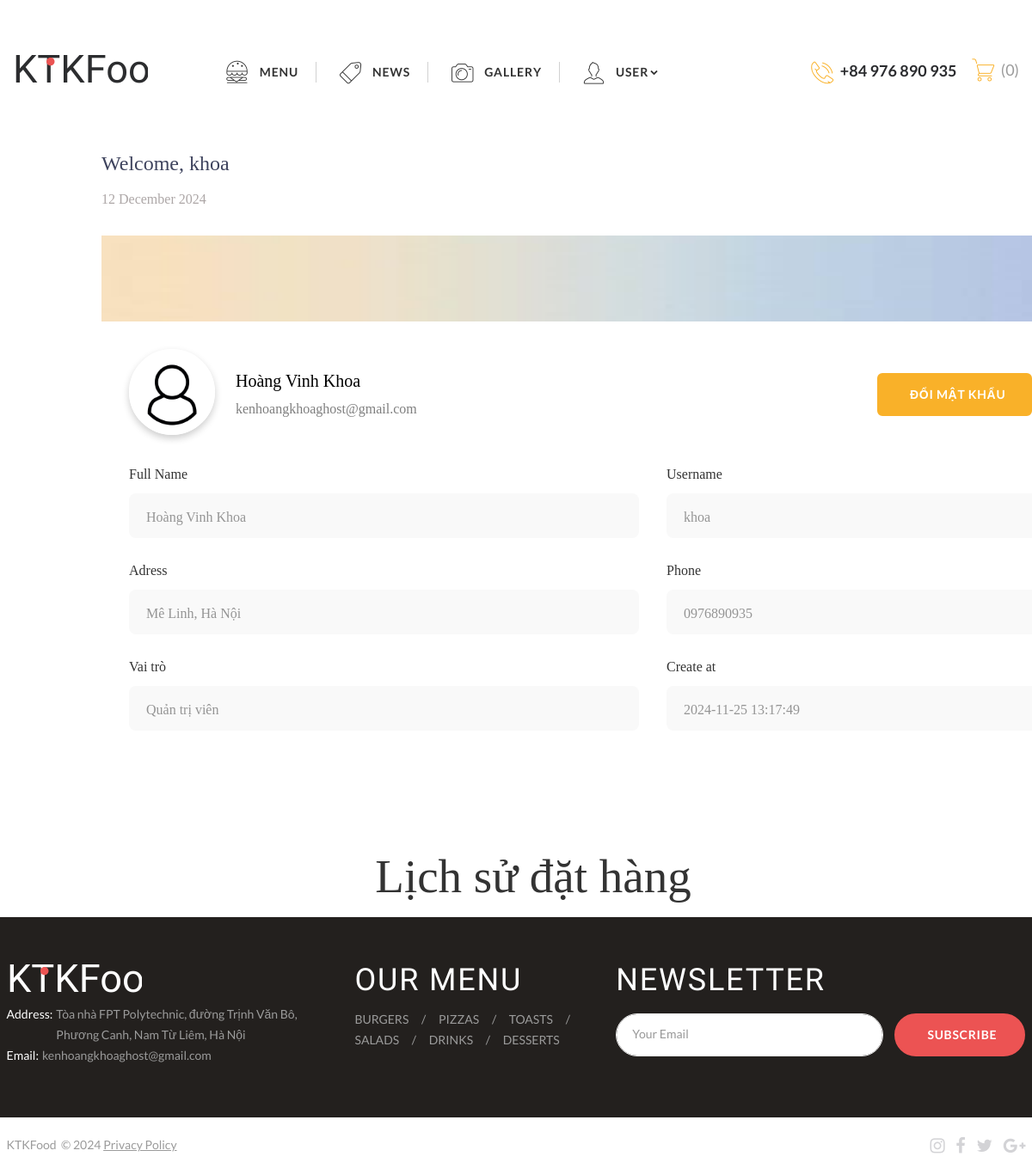
The app's page /?act=userprofile (signed in), older data.
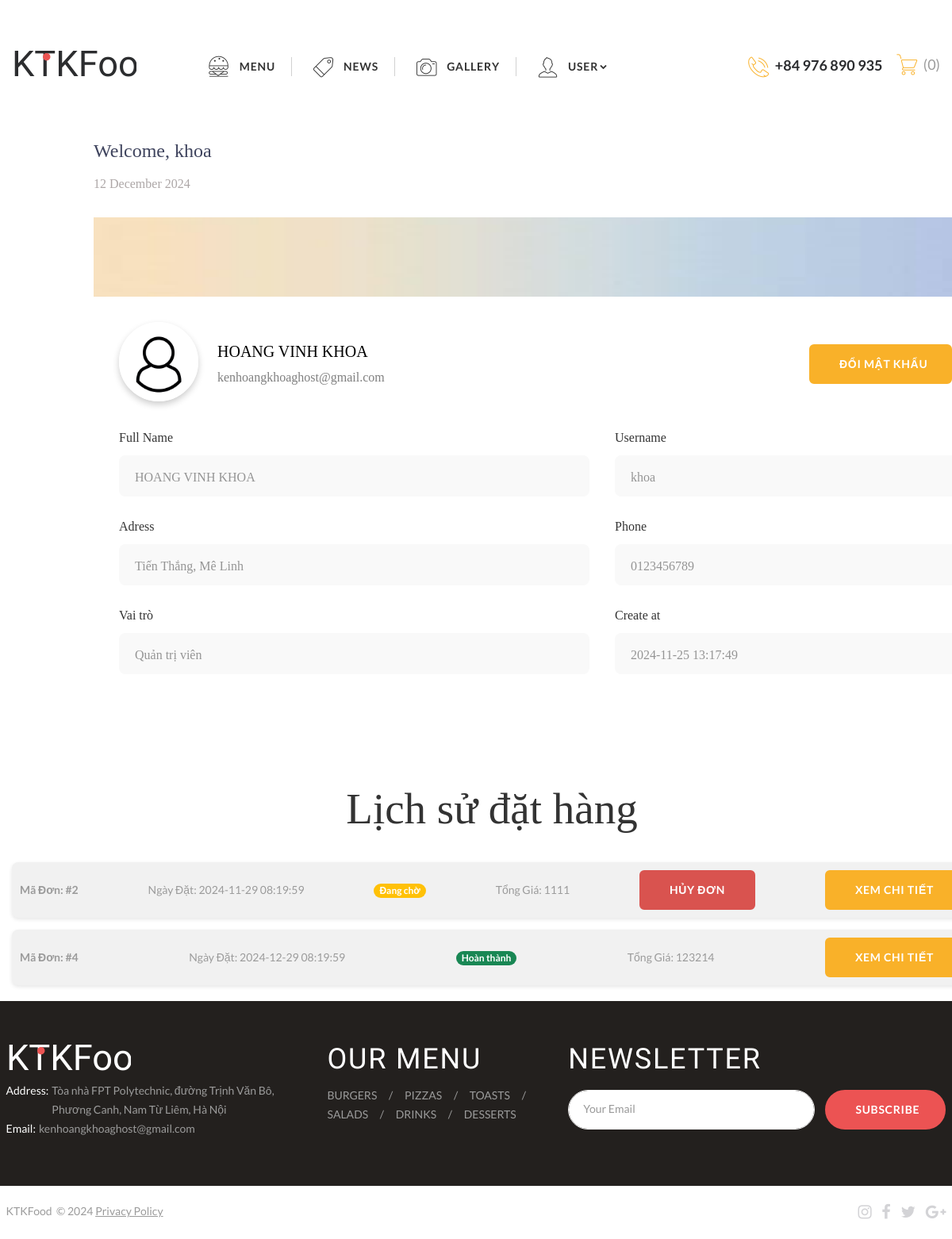
The same page, newer data.
### tables this page shows
CREATE TABLE `account` (
  `user_id` int NOT NULL,
  `Name` varchar(100) NOT NULL,
  `username` varchar(100) NOT NULL,
  `password` varchar(100) NOT NULL,
  `adress` text NOT NULL,
  `phone` varchar(11) NOT NULL,
  `email` varchar(100) NOT NULL,
  `created_at` timestamp NOT NULL DEFAULT CURRENT_TIMESTAMP,
  `status` enum('Mở','Khóa') DEFAULT 'Mở',
  `role` enum('admin','user','shipper') NOT NULL
);

CREATE TABLE `userorder` (
  `order_id` int NOT NULL,
  `order_date` timestamp NOT NULL,
  `order_status` enum('pending','processing','completed','canceled') NOT NULL,
  `order_totalAmount` int NOT NULL,
  `discount_id` int DEFAULT NULL,
  `discount_amount` int DEFAULT NULL,
  `payment_method` enum('COD','online') NOT NULL,
  `shipping_fee` int DEFAULT NULL,
  `shipping_status` enum('not_shipped','shipped','delivered','returned') DEFAULT NULL,
  `user_id` int NOT NULL,
  `order_name` varchar(256) NOT NULL COMMENT 'người nhận hàng',
  `order_phoneNumber` int NOT NULL COMMENT 'số điện thoại người nhận',
  `order_address` varchar(256) NOT NULL COMMENT 'địa chỉ người nhận'
);

### config/conn.php (called while the page is built, shortened)
<?php
function connectDB()
{
    $host = "mysql:host=localhost;dbname=ktk;charset=utf8";
    $user = "root";
    $pass = "";
    try {
        $conn = new PDO($host, $user, $pass);
        return $conn;
    } catch (PDOException $e) {
        echo "lỗi kết nối " . $e->getMessage();
    }
}
?>

### model/client/userprofileModel.php (called while the page is built, shortened)
<?php
class userprofileModel
{
    public $conn;
    public function __construct()
    {
        $this->conn =  connectDB();
    }
    function userprofile($username)
    {
        $sql = "SELECT * FROM account where username = '$username'";
        return $this->conn->query($sql)->fetch();
    }
    function orderhistory($user_id)
    {
        $sql = "SELECT u.*, a.username
            FROM userorder u
            LEFT JOIN account a ON u.user_id = a.user_id
            WHERE u.user_id = '$user_id'";
        return $this->conn->query($sql)->fetchAll();
    }
    function getidbyusername($username)
    {
        $sql = "SELECT user_id FROM account WHERE username = '$username'";
        return $this->conn->query($sql)->fetchColumn();
    }
}

### views/client/userprofile.php (the view, shortened to what the changed rows need)
<!DOCTYPE html>
<html class="wide wow-animation" lang="en">
<head>
    <link rel="stylesheet" href="assets/css/bootstrap.css" />
    <link rel="stylesheet" href="assets/css/fonts.css" />
    <link rel="stylesheet" href="assets/css/style.css" />
</head>
<body>
    <div class="page text-center">
        <?php
        require_once 'component/client/header.php'
        ?>
        <main class="page-content">
            <div style="width: 1024px; height: 824px; position: relative;">
                <div style="width: 233px; height: 72px; left: 118px; top: 32px; position: absolute">
                    <div style="left: 0px; top: 0px; position: absolute; color: #3E435D; font-size: 24px; font-family: Poppins; font-weight: 500; word-wrap: break-word">Welcome, <?= $userprofile['username'] ?></div>
                    <div style="left: 0px; top: 48px; position: absolute; color: #ADA7A7; font-size: 16px; font-family: Poppins; font-weight: 400; word-wrap: break-word"><?php echo date('d F Y'); ?></div>
                </div>
                <img style="width: 1282px; height: 100px; left: 118px; top: 136px; position: absolute" src="assets/images/c49569c230bae5019749505e1a535070.jpg" />
                <div>
                    <img style="width: 100px; height: 100px; left: 150px; top: 268px; position: absolute; border-radius: 9999px;
            overflow: hidden;
            box-shadow: 0 4px 8px rgba(0, 0, 0, 0.2);
            border: 4px solid #fff; " src="assets/images/avatar.jpg" />
                    <div style="width: 198px; height: 60px; left: 274px; top: 288px; position: absolute">
                        <div style="left: 0px; top: 0px; position: absolute; color: black; font-size: 20px; font-family: Poppins; font-weight: 500; word-wrap: break-word"><?= $userprofile['Name'] ?></div>
                        <div style="left: 0px; top: 36px; position: absolute; opacity: 0.50; color: black; font-size: 16px; font-family: Poppins; font-weight: 400; word-wrap: break-word"><?= $userprofile['email'] ?></div>
                    </div>
                    <div style="width: 180px; left: 1020px; top: 296px; position: absolute">
                        <button style="width: 180px;" class="btn btn-primary" data-bs-toggle="modal" data-bs-target="#updatepassModal">Đổi mật khẩu</button>
                    </div>
                </div>
                <div>
                    <div style="left: 150px; top: 400px; position: absolute; opacity: 0.80; color: black; font-size: 16px; font-family: Poppins; font-weight: 400; word-wrap: break-word">Full Name</div>
                    <div style="width: 593px; height: 52px; left: 150px; top: 436px; position: absolute; background: #F9F9F9; border-radius: 8px"></div>
                    <div style="left: 170px; top: 450px; position: absolute; opacity: 0.40; color: black; font-size: 16px; font-family: Poppins; font-weight: 400; word-wrap: break-word"><?= $userprofile['Name'] ?></div>
                </div>
                <div>
                    <div style="left: 150px; top: 512px; position: absolute; opacity: 0.80; color: black; font-size: 16px; font-family: Poppins; font-weight: 400; word-wrap: break-word">Adress</div>
                    <div style="width: 593px; height: 52px; left: 150px; top: 548px; position: absolute; background: #F9F9F9; border-radius: 8px"></div>
                    <div style="left: 170px; top: 562px; position: absolute; opacity: 0.40; color: black; font-size: 16px; font-family: Poppins; font-weight: 400; word-wrap: break-word"><?= $userprofile['adress'] ?></div>
                </div>
                <div>
                    <div style="left: 150px; top: 624px; position: absolute; opacity: 0.80; color: black; font-size: 16px; font-family: Poppins; font-weight: 400; word-wrap: break-word">Vai trò</div>
                    <div style="width: 593px; height: 52px; left: 150px; top: 660px; position: absolute; background: #F9F9F9; border-radius: 8px"></div>
                    <div style="left: 170px; top: 674px; position: absolute; opacity: 0.40; color: black; font-size: 16px; font-family: Poppins; font-weight: 400; word-wrap: break-word"><?php
                                                                                                                                                                                            if ($userprofile['role'] === 'admin') {
                                                                                                                                                                                                echo 'Quản trị viên';
                                                                                                                                                                                            } else {
                                                                                                                                                                                                echo 'Người dùng';
                                                                                                                                                                                            } ?></div>
                </div>
                <div>
                    <div style="left: 775px; top: 400px; position: absolute; opacity: 0.80; color: black; font-size: 16px; font-family: Poppins; font-weight: 400; word-wrap: break-word">Username</div>
                    <div style="width: 593px; height: 52px; left: 775px; top: 436px; position: absolute; background: #F9F9F9; border-radius: 8px"></div>
                    <div style="left: 795px; top: 450px; position: absolute; opacity: 0.40; color: black; font-size: 16px; font-family: Poppins; font-weight: 400; word-wrap: break-word"><?= $userprofile['username'] ?></div>
                </div>
                <div>
                    <div style="left: 775px; top: 512px; position: absolute; opacity: 0.80; color: black; font-size: 16px; font-family: Poppins; font-weight: 400; word-wrap: break-word">Phone</div>
                    <div style="width: 593px; height: 52px; left: 775px; top: 548px; position: absolute; background: #F9F9F9; border-radius: 8px"></div>
                    <div style="left: 795px; top: 562px; position: absolute; opacity: 0.40; color: black; font-size: 16px; font-family: Poppins; font-weight: 400; word-wrap: break-word"><?= $userprofile['phone'] ?></div>
                </div>
                <div>
                    <div style="left: 775px; top: 624px; position: absolute; opacity: 0.80; color: black; font-size: 16px; font-family: Poppins; font-weight: 400; word-wrap: break-word">Create at</div>
                    <div style="width: 593px; height: 52px; left: 775px; top: 660px; position: absolute; background: #F9F9F9; border-radius: 8px"></div>
                    <div style="left: 795px; top: 674px; position: absolute; opacity: 0.40; color: black; font-size: 16px; font-family: Poppins; font-weight: 400; word-wrap: break-word"><?= $userprofile['created_at'] ?></div>
                </div>
        </main>
        <div class="container-fluid">
            <h3 class="order-management-header">Lịch sử đặt hàng</h3>
            <?php
            foreach ($data as $key => $rows) {
            ?>
                <div class="order-card">
                    <div class="card-body">
                        <div class="order-details">
                            <div>
                                <strong>Mã Đơn: #<?= $rows['order_id'] ?></strong>
                            </div>
                            <div>
                                Ngày Đặt: <?= $rows['order_date'] ?>
                            </div>
                            <div>
                                <?php
                                if ($rows['order_status'] === 'pending') {
                                    echo '<span class="badge bg-warning">Đang chờ</span>';
                                } elseif ($rows['order_status'] === 'processing') {
                                    echo '<span class="badge bg-primary">Đang xử lý</span>';
                                } elseif ($rows['order_status'] === 'completed') {
                                    echo '<span class="badge bg-success">Hoàn thành</span>';
                                } elseif ($rows['order_status'] === 'canceled') {
                                    echo '<span class="badge bg-danger">Hủy bỏ</span>';
                                } else {
                                    echo '<span class="badge bg-secondary">Không xác định</span>';
                                }
                                ?>
                            </div>
                            <div>
                                Tổng Giá: <?= $rows['order_totalAmount'] ?>
                            </div>
                            <?php
                            if ($rows['order_status'] === 'processing' || $rows['order_status'] === 'pending') {
                            ?>
                                <div>
                                    <a href="?act=cancelorder&id=<?= $rows['order_id'] ?>"><button class="btn btn-danger" onclick="return confirm('Bạn có chắc chắn muốn hủy đơn hàng này không?')">Hủy đơn</button></a>
                                </div>
                            <?php } ?>
                            <div>
                                <a href="?act=detail&id=<?= $rows['order_id'] ?>"><button class="btn btn-primary">
                                        Xem Chi Tiết
                                    </button></a>
                            </div>
                        </div>
                    </div>
                </div>
            <?php } ?>
        </div>
        <?php require_once 'component/client/footer.php' ?>
    </div>
</body>
</html>

Row changes from the older to the newer data that the page shows:
changed account "khoa": Name "Hoàng Vinh Khoa" → "HOANG VINH KHOA"; adress "Mê Linh, Hà Nội" → "Tiến Thắng, Mê Linh"; phone "0976890935" → "0123456789"
added userorder: order_id "2", order_date "2024-11-29 08:19:59", order_status "Đang chờ", order_totalAmount "1111"
added userorder: order_id "4", order_date "2024-12-29 08:19:59", order_status "Hoàn thành", order_totalAmount "123214"
